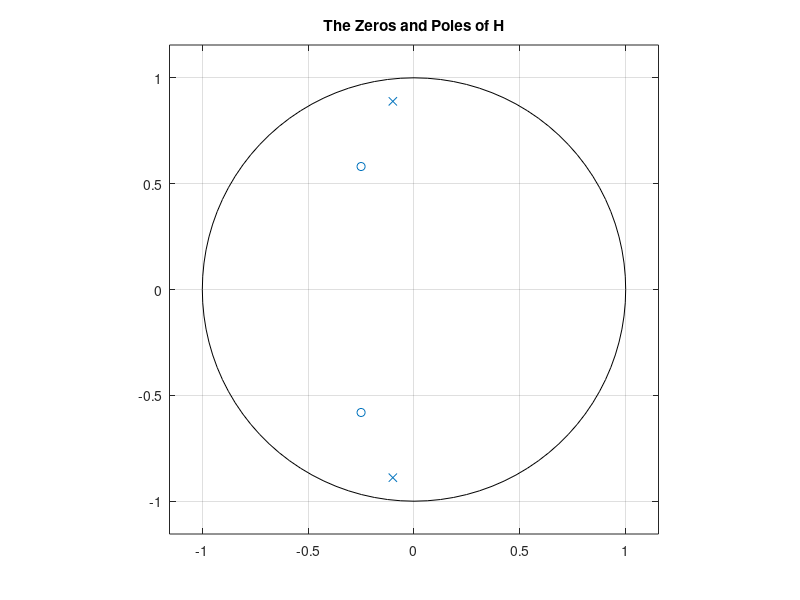
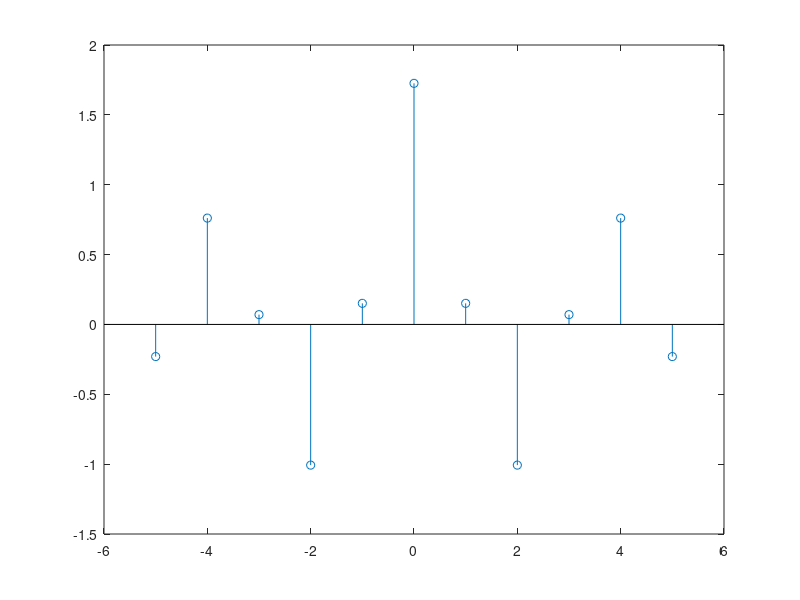

Reproduce these figures in MATLAB, in order. (Note: this script raises an error after producing the figures.)
%% Danny Hong ECE 211 HW 8 
clc;
clear;
close all;
%% 2.)

p = [1, 0.2, 0.8];
z = [1, 0.5, 0.4];
zplane(z, p);
title("The Zeros and Poles of H");
%It's confirmed that H is minimum phase since all zeros and poles lie
%inside the unit circle.
%% 3.)

%a.)
v = randn(1, 10000);
x = filter(z, p, v);

%b.)
r = zeros(1, 6);
for m = 0:5
    for n = 1:10000-m
    r(m+1) = dot(x(n+m),x(n))+ r(m+1);
    end
    rx = r/(10000-m);
end

fprintf('\n3b) rx(m) = [%f, %f, %f, %f, %f, %f]\n', rx);

%c.)
r1 = zeros(1,11);
for m = -5 : 5
    for n = 1 : 10000 - abs(m)
    r1(m + 6) = dot(x(n + abs(m)),x(n))+ r1(m + 6);
    end
    rx1 = r1/(10000 - abs(m));
end

t = -5 : 5;
figure;
stem(t, rx1);
xticklabels(["-5", "-4", "-3", "-2", "-1", "0", "1", "2", "3", "4", "5"]);
title("rx(m)");
ylabel("rx");
xlabel("m");

%d.)
R = toeplitz(rx);
fprintf('\n3d) For M = 6, R = \t%f\t%f\t%f\t%f\t%f\t%f\n\t\t\t%f\t%f\t%f\t%f\t%f\t%f\n\t\t\t%f\t%f\t%f\t%f\t%f\t%f\n\t\t\t%f\t%f\t%f\t%f\t%f\t%f\n\t\t\t%f\t%f\t%f\t%f\t%f\t%f\n\t\t\t%f\t%f\t%f\t%f\t%f\t%f\n', R);

%e.)
Eigenvalues = eig(R);
fprintf('\n3e) Eigenvalues of R are \t%f\t%f\t%f\n\t\t\t\t%f\t%f\t%f\n', Eigenvalues);
%% 4.)

%a.)
[s_est, w] = pwelch(x, hamming(512), 256, 512);
figure;
plot (w, s_est);
title("Power Spectral Density with respect to \omega");
xlabel('\omega');
ylabel('PSD');

%b.)
[max, position] = max(s_est);
w0 = w(position);
fprintf('\n4b) w0 = %f\n', w0);

%c.)
[z1, p1, k] = tf2zp(z, p);
Pole_Angle = angle(p1);
fprintf('\n4c) The Pole Angles are %f and %f\n', Pole_Angle(1), Pole_Angle(2));